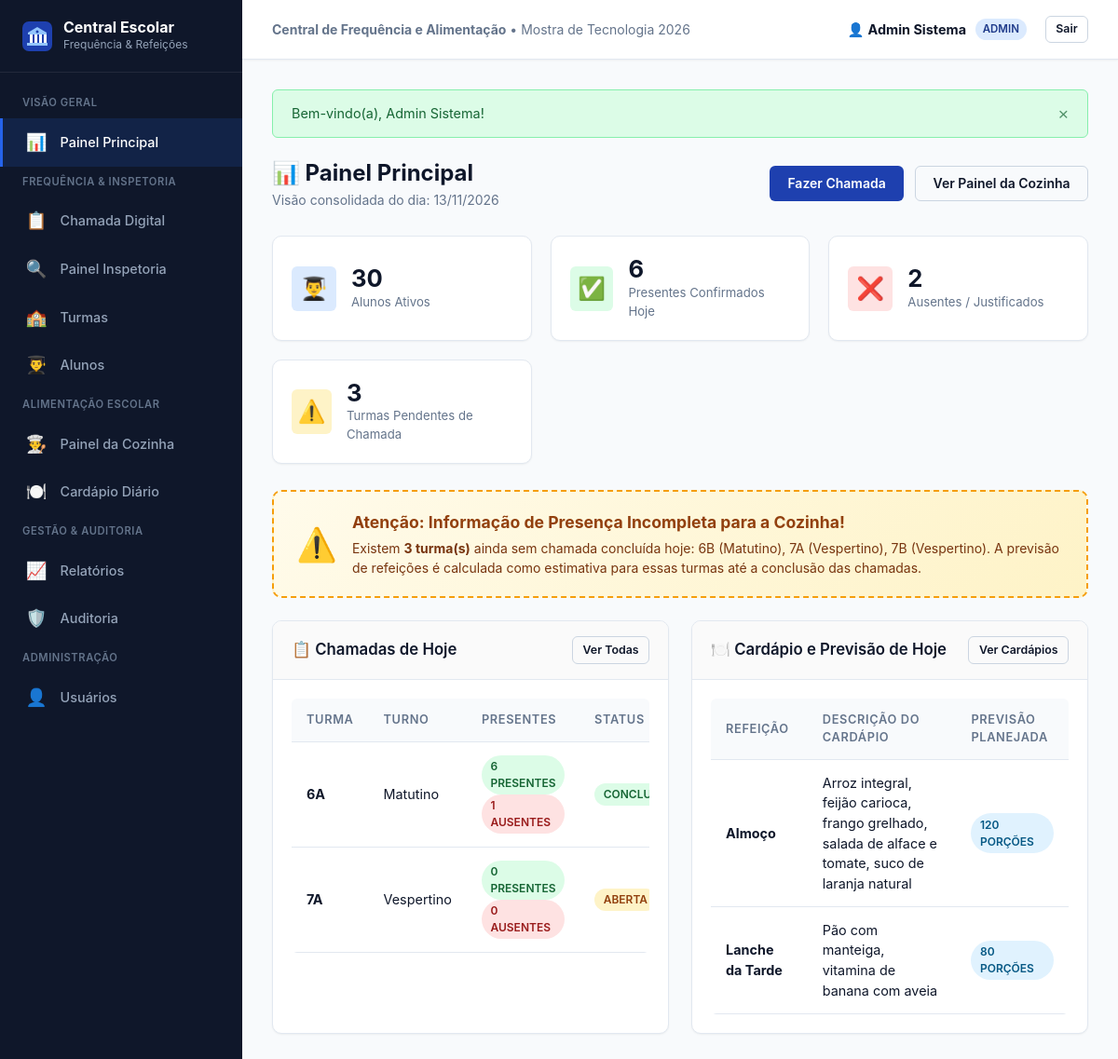
/ (signed in), run on the app's committed database.
### tables this page shows
CREATE TABLE IF NOT EXISTS chamada (
    id              INT UNSIGNED    NOT NULL AUTO_INCREMENT,
    turma_id        INT UNSIGNED    NOT NULL COMMENT 'FK para turma',
    data            DATE            NOT NULL COMMENT 'Data da chamada',
    status          ENUM('aberta','concluida') NOT NULL DEFAULT 'aberta'
                    COMMENT 'Situação da chamada',
    usuario_id      INT UNSIGNED    NOT NULL COMMENT 'FK para usuário que criou a chamada',
    aberta_em       DATETIME        NOT NULL COMMENT 'Data/hora em que a chamada foi aberta',
    concluida_em    DATETIME        NULL     COMMENT 'Data/hora em que a chamada foi concluída',
    created_at      DATETIME        NOT NULL DEFAULT CURRENT_TIMESTAMP,
    updated_at      DATETIME        NOT NULL DEFAULT CURRENT_TIMESTAMP ON UPDATE CURRENT_TIMESTAMP,
    PRIMARY KEY (id),
     
    UNIQUE KEY uk_chamada_turma_data (turma_id, data),
    CONSTRAINT fk_chamada_turma
        FOREIGN KEY (turma_id) REFERENCES turma(id)
        ON DELETE RESTRICT ON UPDATE CASCADE,
    CONSTRAINT fk_chamada_usuario
        FOREIGN KEY (usuario_id) REFERENCES usuario(id)
        ON DELETE RESTRICT ON UPDATE CASCADE
);

CREATE TABLE IF NOT EXISTS turma (
    id              INT UNSIGNED    NOT NULL AUTO_INCREMENT,
    nome            VARCHAR(50)     NOT NULL COMMENT 'Nome da turma (ex: 6A, 7B)',
    ano_letivo_id   INT UNSIGNED    NOT NULL COMMENT 'FK para ano_letivo',
    turno           ENUM('matutino','vespertino','noturno') NOT NULL COMMENT 'Turno da turma',
    serie           VARCHAR(30)     NOT NULL COMMENT 'Série/Ano escolar (ex: 6º Ano)',
    created_at      DATETIME        NOT NULL DEFAULT CURRENT_TIMESTAMP,
    updated_at      DATETIME        NOT NULL DEFAULT CURRENT_TIMESTAMP ON UPDATE CURRENT_TIMESTAMP,
    PRIMARY KEY (id),
    CONSTRAINT fk_turma_ano_letivo
        FOREIGN KEY (ano_letivo_id) REFERENCES ano_letivo(id)
        ON DELETE RESTRICT ON UPDATE CASCADE
);

CREATE TABLE IF NOT EXISTS cardapio (
    id                  INT UNSIGNED    NOT NULL AUTO_INCREMENT,
    data                DATE            NOT NULL COMMENT 'Data do cardápio',
    tipo_refeicao       ENUM('cafe_manha','almoco','lanche_tarde','jantar') NOT NULL
                        COMMENT 'Tipo de refeição',
    descricao           TEXT            NOT NULL COMMENT 'Descrição geral do cardápio',
    previsao_quantidade INT UNSIGNED    NULL     COMMENT 'Quantidade prevista de refeições',
    created_at          DATETIME        NOT NULL DEFAULT CURRENT_TIMESTAMP,
    updated_at          DATETIME        NOT NULL DEFAULT CURRENT_TIMESTAMP ON UPDATE CURRENT_TIMESTAMP,
    PRIMARY KEY (id),
     
    UNIQUE KEY uk_cardapio_data_tipo (data, tipo_refeicao)
);

### app/controllers/HomeController.php (called while the page is built, shortened)
<?php
class HomeController extends Controller
{
    public function index(): void
    {
        $chamadaModel = $this->model('Chamada');
        $alunoModel = $this->model('Aluno');
        $turmaModel = $this->model('Turma');
        $cardapioModel = $this->model('Cardapio');
        $dados = [
            'titulo'            => 'Painel Principal',
            'totalAlunos'       => $alunoModel->totalAtivos(),
            'presentesHoje'     => $chamadaModel->totalPresentesHoje(),
            'ausentesHoje'      => $chamadaModel->totalAusentesHoje(),
            'chamadasPendentes' => $chamadaModel->totalPendentesHoje(),
            'chamadasHoje'      => $chamadaModel->findHoje(),
            'turmasPendentes'   => $turmaModel->turmasPendentesHoje(),
            'cardapiosHoje'     => $cardapioModel->findHoje(),
        ];
        $this->view('home/index', $dados);
    }
}

### core/App.php (called while the page is built, shortened)
<?php
class App
{
    protected string $method = 'index';
    public function __construct()
    {
        $url = $this->parseUrl();
        $this->controller = new $this->controller();
        $this->params = $url ? array_values($url) : [];
        call_user_func_array([$this->controller, $this->method], $this->params);
    }
    protected function parseUrl(): array
    {
        return [];
    }
}

### index.php (called while the page is built, shortened)
<?php
require_once ROOT_PATH . '/config/database.php';
require_once ROOT_PATH . '/core/App.php';
require_once ROOT_PATH . '/core/Controller.php';
require_once ROOT_PATH . '/core/Model.php';
require_once ROOT_PATH . '/core/Helpers.php';
$app = new App();

### config/database.php (called while the page is built, shortened)
<?php
class Database
{
    private static ?Database $instance = null;
    private function __construct()
    {
        $dsn = 'mysql:host=' . DB_HOST . ';dbname=' . DB_NAME . ';charset=' . DB_CHARSET;
        $opcoes = [
            PDO::ATTR_ERRMODE            => PDO::ERRMODE_EXCEPTION,
            PDO::ATTR_DEFAULT_FETCH_MODE => PDO::FETCH_OBJ,
            PDO::ATTR_EMULATE_PREPARES   => false,
        ];
        try {
            $this->pdo = new PDO($dsn, DB_USER, DB_PASS, $opcoes);
        } catch (PDOException $e) {
            die('Erro ao conectar com o banco de dados: ' . $e->getMessage());
        }
    }
    public static function connect(): PDO
    {
        if (self::$instance === null) {
            self::$instance = new self();
        }
        return self::$instance->pdo;
    }
}

### core/Model.php (called while the page is built, shortened)
<?php
class Model
{
    public function __construct()
    {
        $this->db = Database::connect();
    }
}

### app/models/Aluno.php (called while the page is built, shortened)
<?php
class Aluno extends Model
{
    public function totalAtivos(): int
    {
        return (int) $this->db->query("SELECT COUNT(*) FROM aluno WHERE ativo = 1")->fetchColumn();
    }
}

### app/models/Chamada.php (called while the page is built, shortened)
<?php
class Chamada extends Model
{
    public function findHoje(): array
    {
        $sql = "SELECT c.*, t.nome as turma_nome, t.turno, u.nome as usuario_nome,
                (SELECT COUNT(*) FROM frequencia f WHERE f.chamada_id = c.id AND f.situacao = 'presente') as total_presentes,
                (SELECT COUNT(*) FROM frequencia f WHERE f.chamada_id = c.id AND f.situacao = 'ausente') as total_ausentes,
                (SELECT COUNT(*) FROM frequencia f WHERE f.chamada_id = c.id AND f.situacao = 'justificado') as total_justificados,
                (SELECT COUNT(*) FROM frequencia f WHERE f.chamada_id = c.id) as total_registros,
                (SELECT COUNT(*) FROM matricula m WHERE m.turma_id = c.turma_id AND m.status = 'ativa') as total_matriculados
                FROM chamada c
                INNER JOIN turma t ON t.id = c.turma_id
                INNER JOIN usuario u ON u.id = c.usuario_id
                WHERE c.data = CURDATE()
                ORDER BY t.turno, t.nome";
        return $this->db->query($sql)->fetchAll();
    }
    public function totalPresentesHoje(): int
    {
        $sql = "SELECT COUNT(*) FROM frequencia f
                INNER JOIN chamada c ON c.id = f.chamada_id
                WHERE c.data = CURDATE() AND f.situacao = 'presente'";
        return (int) $this->db->query($sql)->fetchColumn();
    }
    public function totalAusentesHoje(): int
    {
        $sql = "SELECT COUNT(*) FROM frequencia f
                INNER JOIN chamada c ON c.id = f.chamada_id
                WHERE c.data = CURDATE() AND f.situacao IN ('ausente','justificado')";
        return (int) $this->db->query($sql)->fetchColumn();
    }
    public function totalPendentesHoje(): int
    {
        $sql = "SELECT COUNT(*) FROM turma t
                INNER JOIN ano_letivo al ON al.id = t.ano_letivo_id AND al.ativo = 1
                LEFT JOIN chamada c ON c.turma_id = t.id AND c.data = CURDATE() AND c.status = 'concluida'
                WHERE c.id IS NULL";
        return (int) $this->db->query($sql)->fetchColumn();
    }
}

### app/models/Turma.php (called while the page is built, shortened)
<?php
class Turma extends Model
{
    public function turmasPendentesHoje(): array
    {
        $sql = "SELECT t.*, al.ano,
                (SELECT COUNT(*) FROM matricula m WHERE m.turma_id = t.id AND m.status = 'ativa') as total_alunos
                FROM turma t
                INNER JOIN ano_letivo al ON t.ano_letivo_id = al.id AND al.ativo = 1
                LEFT JOIN chamada c ON c.turma_id = t.id AND c.data = CURDATE()
                WHERE c.id IS NULL OR c.status = 'aberta'
                ORDER BY t.turno, t.nome";
        return $this->db->query($sql)->fetchAll();
    }
}

### app/models/Cardapio.php (called while the page is built, shortened)
<?php
class Cardapio extends Model
{
    public function findHoje(): array
    {
        $sql = "SELECT * FROM cardapio WHERE data = CURDATE() ORDER BY FIELD(tipo_refeicao, 'cafe_manha','almoco','lanche_tarde','jantar')";
        return $this->db->query($sql)->fetchAll();
    }
}

### app/views/home/index.php (the view, shortened to what this page needs)
<div class="page-header">
    <div>
        <h1 class="page-header-title">📊 Painel Principal</h1>
        <p class="breadcrumb-info">Visão consolidada do dia: <?= formatDate(date('Y-m-d')) ?></p>
    </div>
    <div class="page-header-actions">
        <a href="<?= BASE_URL ?>/chamadas" class="btn btn-primary">Fazer Chamada</a>
        <a href="<?= BASE_URL ?>/cozinha" class="btn btn-outline">Ver Painel da Cozinha</a>
    </div>
</div>
<div class="stats-grid">
    <div class="stat-card">
        <div class="stat-icon primary">👨‍🎓</div>
        <div class="stat-data">
            <div class="stat-number"><?= $totalAlunos ?? 0 ?></div>
            <div class="stat-label">Alunos Ativos</div>
        </div>
    </div>
    <div class="stat-card">
        <div class="stat-icon success">✅</div>
        <div class="stat-data">
            <div class="stat-number"><?= $presentesHoje ?? 0 ?></div>
            <div class="stat-label">Presentes Confirmados Hoje</div>
        </div>
    </div>
    <div class="stat-card">
        <div class="stat-icon danger">❌</div>
        <div class="stat-data">
            <div class="stat-number"><?= $ausentesHoje ?? 0 ?></div>
            <div class="stat-label">Ausentes / Justificados</div>
        </div>
    </div>
    <div class="stat-card">
        <div class="stat-icon <?= ($chamadasPendentes > 0) ? 'warning' : 'info' ?>">
            <?= ($chamadasPendentes > 0) ? '⚠️' : '🎉' ?>
        </div>
        <div class="stat-data">
            <div class="stat-number"><?= $chamadasPendentes ?? 0 ?></div>
            <div class="stat-label">Turmas Pendentes de Chamada</div>
        </div>
    </div>
</div>
<?php if (!empty($turmasPendentes)): ?>
    <div class="alert-pending-banner">
        <div class="banner-icon">⚠️</div>
        <div class="banner-text">
            <h4>Atenção: Informação de Presença Incompleta para a Cozinha!</h4>
            <p>
                Existem <strong><?= count($turmasPendentes) ?> turma(s)</strong> ainda sem chamada concluída hoje:
                <?php
                $nomesPendentes = array_map(function($t) { return $t->nome . ' (' . ucfirst($t->turno) . ')'; }, $turmasPendentes);
                echo implode(', ', $nomesPendentes);
                ?>.
                A previsão de refeições é calculada como estimativa para essas turmas até a conclusão das chamadas.
            </p>
        </div>
    </div>
<?php endif; ?>
<div class="grid-2">
    <div class="card">
        <div class="card-header">
            <h3>📋 Chamadas de Hoje</h3>
            <a href="<?= BASE_URL ?>/chamadas" class="btn btn-outline btn-sm">Ver Todas</a>
        </div>
        <div class="card-body">
            <?php if (empty($chamadasHoje)): ?>
                <div class="empty-state">
                    <div class="empty-state-icon">📋</div>
                    <div class="empty-state-title">Nenhuma chamada iniciada hoje</div>
                    <p>Inicie a chamada digital para alimentar a previsão da cozinha.</p>
                </div>
            <?php else: ?>
                <div class="table-container">
                    <table>
                        <thead>
                            <tr>
                                <th>Turma</th>
                                <th>Turno</th>
                                <th>Presentes</th>
                                <th>Status</th>
                            </tr>
                        </thead>
                        <tbody>
                            <?php foreach ($chamadasHoje as $ch): ?>
                                <tr>
                                    <td><strong><?= sanitize($ch->turma_nome) ?></strong></td>
                                    <td><?= ucfirst(sanitize($ch->turno)) ?></td>
                                    <td>
                                        <span class="badge badge-success"><?= $ch->total_presentes ?> presentes</span>
                                        <span class="badge badge-danger"><?= $ch->total_ausentes ?> ausentes</span>
                                    </td>
                                    <td>
                                        <?php if ($ch->status === 'concluida'): ?>
                                            <span class="badge badge-success">Concluída</span>
                                        <?php else: ?>
                                            <span class="badge badge-warning">Aberta</span>
                                        <?php endif; ?>
                                    </td>
                                </tr>
                            <?php endforeach; ?>
                        </tbody>
                    </table>
                </div>
            <?php endif; ?>
        </div>
    </div>
    <div class="card">
        <div class="card-header">
            <h3>🍽️ Cardápio e Previsão de Hoje</h3>
            <a href="<?= BASE_URL ?>/cardapios" class="btn btn-outline btn-sm">Ver Cardápios</a>
        </div>
        <div class="card-body">
            <?php if (empty($cardapiosHoje)): ?>
                <div class="empty-state">
                    <div class="empty-state-icon">🍽️</div>
                    <div class="empty-state-title">Nenhum cardápio cadastrado para hoje</div>
                    <p>Cadastre os pratos e itens para o planejamento das refeições.</p>
                </div>
            <?php else: ?>
                <div class="table-container">
                    <table>
                        <thead>
                            <tr>
                                <th>Refeição</th>
                                <th>Descrição do Cardápio</th>
                                <th>Previsão Planejada</th>
                            </tr>
                        </thead>
                        <tbody>
                            <?php foreach ($cardapiosHoje as $card): ?>
                                <tr>
                                    <td>
                                        <strong>
                                            <?php
                                            echo match($card->tipo_refeicao) {
                                                'cafe_manha'   => 'Café da Manhã',
                                                'almoco'       => 'Almoço',
                                                'lanche_tarde' => 'Lanche da Tarde',
                                                'jantar'       => 'Jantar',
                                                default        => $card->tipo_refeicao
                                            };
                                            ?>
                                        </strong>
                                    </td>
                                    <td><?= sanitize($card->descricao) ?></td>
                                    <td>
                                        <span class="badge badge-info"><?= $card->previsao_quantidade ?? 'Automática' ?> porções</span>
                                    </td>
                                </tr>
                            <?php endforeach; ?>
                        </tbody>
                    </table>
                </div>
            <?php endif; ?>
        </div>
    </div>
</div>

### data on the page
chamada: turma.nome "6A", turma.turno "Matutino", total_presentes "6", total_ausentes "1", status "CONCLUÍDA"
chamada: turma.nome "7A", turma.turno "Vespertino", total_presentes "0", total_ausentes "0", status "ABERTA"
cardapio: tipo_refeicao "Almoço", descricao "Arroz integral, feijão carioca, frango grelhado, salada de alface e tomate, suco de laranja natural", previsao_quantidade "120"
cardapio: tipo_refeicao "Lanche da Tarde", descricao "Pão com manteiga, vitamina de banana com aveia", previsao_quantidade "80"

### other printed values
APP_NAME "Central de Frequência e Alimentação"
$usuarioAtual['nome'] "Admin Sistema"
$perfilAtual "ADMIN"
$flash['message'] "Bem-vindo(a), Admin Sistema!"
$totalAlunos "30"
$presentesHoje "6"
$ausentesHoje "2"
$chamadasPendentes "3"
count($turmasPendentes) "3"
implode(', ', $nomesPendentes) "6B (Matutino), 7A (Vespertino), 7B (Vespertino)"
